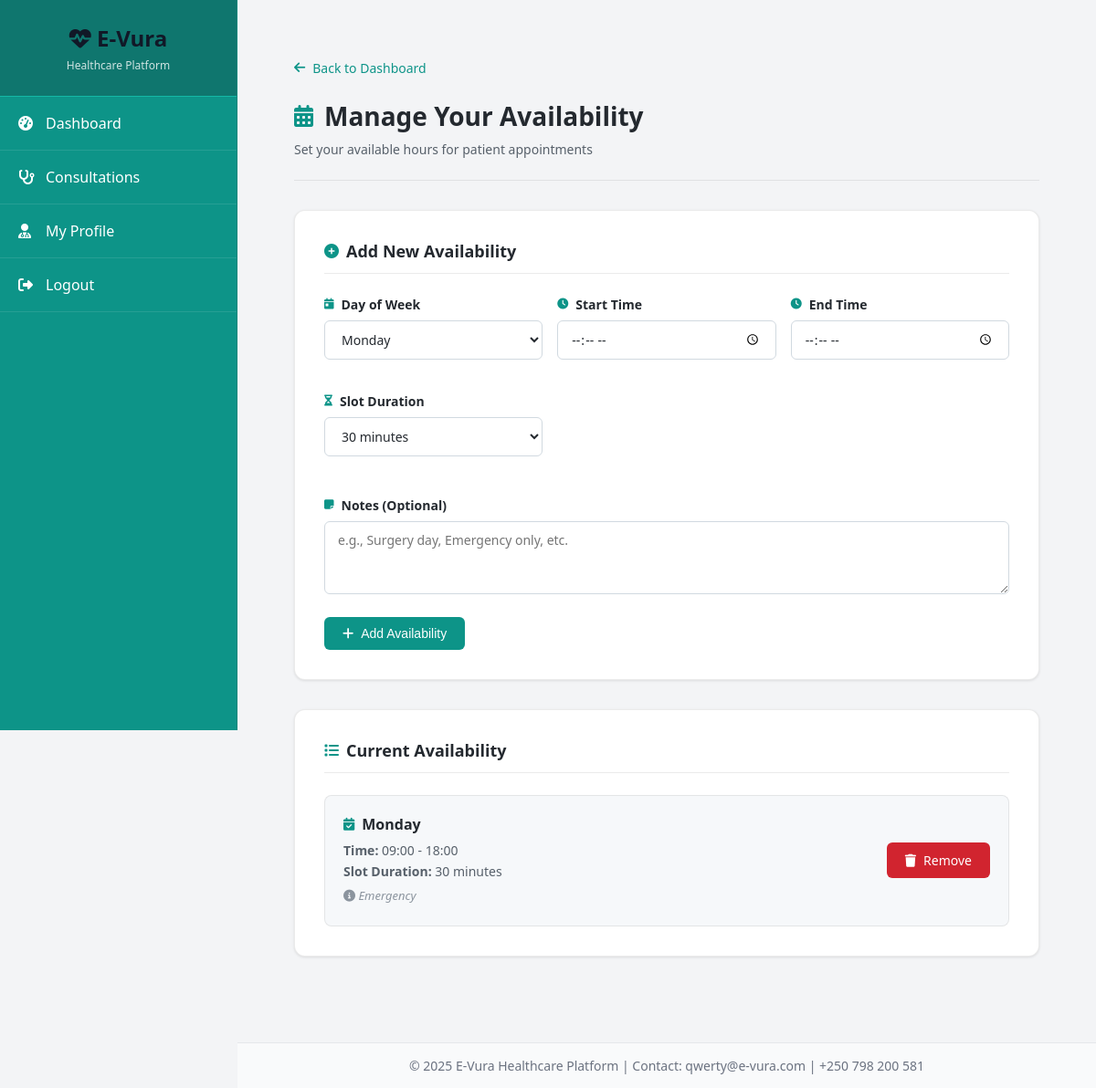
The app's page /doctor/availability (signed in) with its own data.
### app.py (models this page shows)
class DoctorAvailability(db.Model):
    id = db.Column(db.Integer, primary_key=True)
    doctor_id = db.Column(db.Integer, db.ForeignKey('doctor.id'), nullable=False)
    day_of_week = db.Column(db.String(10), nullable=False)
    start_time = db.Column(db.String(10), nullable=False)
    end_time = db.Column(db.String(10), nullable=False)
    slot_duration = db.Column(db.Integer, default=30)
    is_active = db.Column(db.Boolean, default=True)
    notes = db.Column(db.String(200))
    created_at = db.Column(db.DateTime, default=datetime.utcnow)
    doctor = db.relationship('Doctor', backref='availability_slots')

### app.py (the view)
@app.route('/doctor/availability')
@login_required
@doctor_required
def manage_availability():
    doctor = Doctor.query.get(session['user_id'])
    availability_slots = DoctorAvailability.query.filter_by(doctor_id=doctor.id, is_active=True).all()
    days_of_week = ['Monday', 'Tuesday', 'Wednesday', 'Thursday', 'Friday', 'Saturday', 'Sunday']
    return render_template('manage_availability.html',
                         doctor=doctor,
                         availability_slots=availability_slots,
                         days_of_week=days_of_week)

### app.py (called while the page is built)
def login_required(f):
    @wraps(f)
    def decorated_function(*args, **kwargs):
        if 'user_id' not in session or 'user_type' not in session:
            flash('Please log in to access this page.', 'warning')
            return redirect(url_for('login'))
        return f(*args, **kwargs)
    return decorated_function

def doctor_required(f):
    @wraps(f)
    def decorated_function(*args, **kwargs):
        if session.get('user_type') != 'doctor':
            flash('Access denied. Doctors only.', 'danger')
            return redirect(url_for('index'))
        return f(*args, **kwargs)
    return decorated_function

### templates/manage_availability.html (shortened to what this page needs)
{% extends "base.html" %}
{% block content %}
<div class="availability-container">
    <a href="{{ url_for('doctor_dashboard') }}" class="back-link">
        <i class="fas fa-arrow-left"></i> Back to Dashboard
    </a>
    <div class="page-header">
        <h1><i class="fas fa-calendar-alt"></i> Manage Your Availability</h1>
        <p>Set your available hours for patient appointments</p>
    </div>
    <div class="section-card">
        <div class="section-title">
            <i class="fas fa-plus-circle"></i> Add New Availability
        </div>
        <form action="{{ url_for('add_availability') }}" method="POST">
            <div class="form-grid">
                <div class="form-group">
                    <label><i class="fas fa-calendar-day"></i> Day of Week</label>
                    <select name="day_of_week" required>
                        {% for day in days_of_week %}
                        <option value="{{ day }}">{{ day }}</option>
                        {% endfor %}
                    </select>
                </div>
                <div class="form-group">
                    <label><i class="fas fa-clock"></i> Start Time</label>
                    <input type="time" name="start_time" required>
                </div>
                <div class="form-group">
                    <label><i class="fas fa-clock"></i> End Time</label>
                    <input type="time" name="end_time" required>
                </div>
                <div class="form-group">
                    <label><i class="fas fa-hourglass-half"></i> Slot Duration</label>
                    <select name="slot_duration">
                        <option value="30">30 minutes</option>
                    </select>
                </div>
            </div>
            <div class="form-group">
                <label><i class="fas fa-sticky-note"></i> Notes (Optional)</label>
                <textarea name="notes" placeholder="e.g., Surgery day, Emergency only, etc."></textarea>
            </div>
            <button type="submit" class="btn btn-primary">
                <i class="fas fa-plus"></i> Add Availability
            </button>
        </form>
    </div>
    <div class="section-card">
        <div class="section-title">
            <i class="fas fa-list"></i> Current Availability
        </div>
        {% if availability_slots %}
            <div class="availability-list">
                {% for slot in availability_slots %}
                <div class="availability-item">
                    <div class="availability-info">
                        <h3><i class="fas fa-calendar-check"></i> {{ slot.day_of_week }}</h3>
                        <p><strong>Time:</strong> {{ slot.start_time }} - {{ slot.end_time }}</p>
                        <p><strong>Slot Duration:</strong> {{ slot.slot_duration }} minutes</p>
                        {% if slot.notes %}
                        <p class="notes"><i class="fas fa-info-circle"></i> {{ slot.notes }}</p>
                        {% endif %}
                    </div>
                    <a href="{{ url_for('remove_availability', slot_id=slot.id) }}"
                       class="btn btn-danger"
                       onclick="return confirm('Are you sure you want to remove this availability?')">
                        <i class="fas fa-trash"></i> Remove
                    </a>
                </div>
                {% endfor %}
            </div>
        {% else %}
            <div class="empty-state">
                <i class="fas fa-calendar-times"></i>
                <h3>No Availability Set</h3>
                <p>Add your first available time slot above to start receiving appointment requests.</p>
            </div>
        {% endif %}
    </div>
</div>
{% endblock %}

### static/css/style.css (style rules this page uses)
* { margin: 0; padding: 0; box-sizing: border-box; }
body { font-family: 'Segoe UI', Tahoma, Geneva, Verdana, sans-serif; background: #f3f4f6; min-height: 100vh; }
.btn { padding: 10px 20px; border: none; border-radius: 6px; cursor: pointer; font-size: 0.875rem; font-weight: 600; transition: all 0.3s ease; text-decoration: none; display: inline-flex; align-items: center; gap: 6px; justify-content: center; white-space: nowrap; }
.btn-primary { background: #0d9488; color: white; }
.btn-danger { background: #ef4444; color: white; }
input[type="text"], input[type="email"], input[type="password"], input[type="tel"], input[type="date"], input[type="time"], textarea, select { width: 100%; padding: 12px 15px; border: 2px solid #e5e7eb; border-radius: 8px; font-size: 15px; transition: border-color 0.3s; font-family: inherit; background: white; }
label { display: block; margin-bottom: 8px; font-weight: 600; color: #374151; }
.form-group { margin-bottom: 20px; }
h1, h2, h3, h4 { color: #111827; }

### templates/manage_availability.html (style rules this page uses)
* { margin: 0; padding: 0; box-sizing: border-box; }
.availability-container { max-width: 1000px; margin: 0 auto; padding: 2rem; }
.page-header { margin-bottom: 2rem; padding-bottom: 1.5rem; border-bottom: 1px solid rgba(0, 0, 0, 0.08); }
.page-header h1 { font-size: 1.75rem; font-weight: 600; color: #24292f; margin-bottom: 0.5rem; display: flex; align-items: center; gap: 0.75rem; }
.page-header h1 i { color: #0d9488; font-size: 1.5rem; }
.page-header p { color: #57606a; font-size: 0.875rem; }
.section-card { background: white; border: 1px solid rgba(0, 0, 0, 0.08); border-radius: 12px; padding: 2rem; margin-bottom: 2rem; box-shadow: 0 1px 3px rgba(0, 0, 0, 0.1); }
.section-title { font-size: 1.125rem; font-weight: 600; color: #24292f; margin-bottom: 1.5rem; display: flex; align-items: center; gap: 0.5rem; padding-bottom: 0.75rem; border-bottom: 1px solid rgba(0, 0, 0, 0.08); }
.section-title i { color: #0d9488; font-size: 1rem; }
.form-grid { display: grid; grid-template-columns: repeat(auto-fit, minmax(200px, 1fr)); gap: 1rem; margin-bottom: 1.5rem; }
.form-group { margin-bottom: 1.25rem; }
.form-group label { display: block; margin-bottom: 0.5rem; font-weight: 600; color: #24292f; font-size: 0.875rem; display: flex; align-items: center; gap: 0.5rem; }
.form-group label i { color: #0d9488; font-size: 0.75rem; }
.form-group input, .form-group select, .form-group textarea { width: 100%; padding: 0.625rem 0.875rem; border: 1px solid #d1d9e0; border-radius: 6px; font-size: 0.875rem; transition: all 0.2s ease; background: white; color: #24292f; font-family: inherit; }
.form-group textarea { resize: vertical; min-height: 80px; }
.btn { padding: 0.625rem 1.25rem; font-size: 0.875rem; font-weight: 500; border-radius: 6px; transition: all 0.2s ease; border: none; cursor: pointer; display: inline-flex; align-items: center; gap: 0.5rem; text-decoration: none; }
.btn-primary { background: #0d9488; color: white; }
.btn-danger { background: #d1242f; color: white; }
.availability-list { display: flex; flex-direction: column; gap: 1rem; }
.availability-item { background: #f6f8fa; border: 1px solid rgba(0, 0, 0, 0.08); border-radius: 8px; padding: 1.25rem; display: flex; justify-content: space-between; align-items: center; transition: all 0.2s ease; }
.availability-info { flex: 1; }
.availability-info h3 { font-size: 1rem; font-weight: 600; color: #24292f; margin-bottom: 0.5rem; display: flex; align-items: center; gap: 0.5rem; }
.availability-info h3 i { color: #0d9488; font-size: 0.875rem; }
.availability-info p { color: #57606a; font-size: 0.875rem; margin-bottom: 0.25rem; }
.availability-info .notes { color: #8b949e; font-size: 0.8125rem; font-style: italic; margin-top: 0.5rem; }
.back-link { display: inline-flex; align-items: center; gap: 0.5rem; color: #0d9488; text-decoration: none; font-size: 0.875rem; font-weight: 500; margin-bottom: 1.5rem; transition: all 0.2s ease; }

### records on screen
DoctorAvailability: day_of_week "Monday", start_time "09:00", end_time "18:00", slot_duration "30", notes "Emergency"

### other values on screen
form field day_of_week "Monday"
